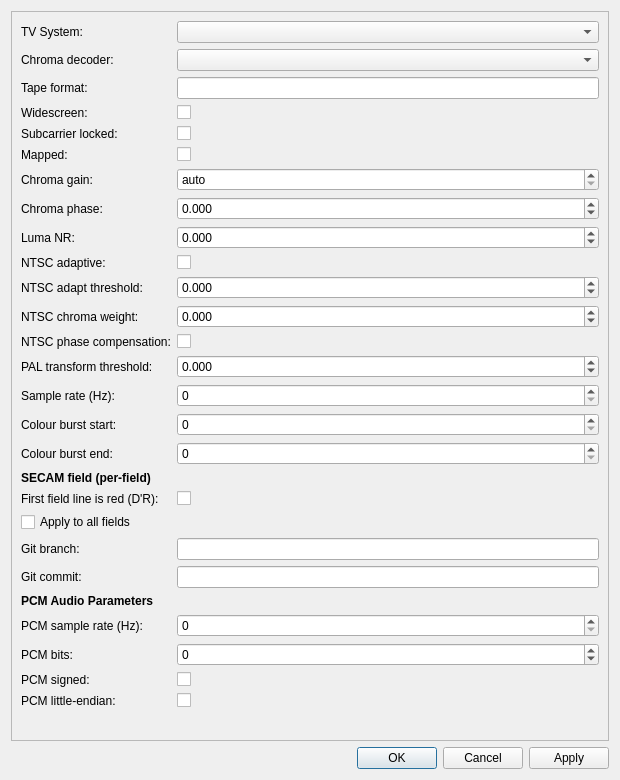
<?xml version="1.0" encoding="UTF-8"?>
<ui version="4.0">
 <class>MetadataEditorDialog</class>
 <widget class="QDialog" name="MetadataEditorDialog">
  <property name="geometry">
   <rect>
    <x>0</x>
    <y>0</y>
    <width>620</width>
    <height>780</height>
   </rect>
  </property>
  <property name="windowTitle">
   <string>Metadata Editor</string>
  </property>
  <layout class="QVBoxLayout" name="mainLayout">
   <item>
    <widget class="QScrollArea" name="scrollArea">
     <property name="widgetResizable">
      <bool>true</bool>
     </property>
     <widget class="QWidget" name="scrollContents">
      <layout class="QFormLayout" name="formLayout">
       <item row="0" column="0">
        <widget class="QLabel" name="systemLabel">
         <property name="text">
          <string>TV System:</string>
         </property>
        </widget>
       </item>
       <item row="0" column="1">
        <widget class="QComboBox" name="systemComboBox"/>
       </item>
       <item row="1" column="0">
        <widget class="QLabel" name="chromaDecoderLabel">
         <property name="text">
          <string>Chroma decoder:</string>
         </property>
        </widget>
       </item>
       <item row="1" column="1">
        <widget class="QComboBox" name="chromaDecoderComboBox"/>
       </item>
       <item row="2" column="0">
        <widget class="QLabel" name="tapeFormatLabel">
         <property name="text">
          <string>Tape format:</string>
         </property>
        </widget>
       </item>
       <item row="2" column="1">
        <widget class="QLineEdit" name="tapeFormatLineEdit"/>
       </item>
       <item row="3" column="0">
        <widget class="QLabel" name="widescreenLabel">
         <property name="text">
          <string>Widescreen:</string>
         </property>
        </widget>
       </item>
       <item row="3" column="1">
        <widget class="QCheckBox" name="widescreenCheckBox"/>
       </item>
       <item row="4" column="0">
        <widget class="QLabel" name="subcarrierLockedLabel">
         <property name="text">
          <string>Subcarrier locked:</string>
         </property>
        </widget>
       </item>
       <item row="4" column="1">
        <widget class="QCheckBox" name="subcarrierLockedCheckBox"/>
       </item>
       <item row="5" column="0">
        <widget class="QLabel" name="mappedLabel">
         <property name="text">
          <string>Mapped:</string>
         </property>
        </widget>
       </item>
       <item row="5" column="1">
        <widget class="QCheckBox" name="mappedCheckBox"/>
       </item>
       <item row="6" column="0">
        <widget class="QLabel" name="chromaGainLabel">
         <property name="text">
          <string>Chroma gain:</string>
         </property>
        </widget>
       </item>
       <item row="6" column="1">
        <widget class="QDoubleSpinBox" name="chromaGainSpinBox">
         <property name="decimals">
          <number>3</number>
         </property>
         <property name="minimum">
          <double>0.000</double>
         </property>
         <property name="maximum">
          <double>10.000</double>
         </property>
         <property name="singleStep">
          <double>0.100</double>
         </property>
         <property name="specialValueText">
          <string>auto</string>
         </property>
        </widget>
       </item>
       <item row="7" column="0">
        <widget class="QLabel" name="chromaPhaseLabel">
         <property name="text">
          <string>Chroma phase:</string>
         </property>
        </widget>
       </item>
       <item row="7" column="1">
        <widget class="QDoubleSpinBox" name="chromaPhaseSpinBox">
         <property name="decimals">
          <number>3</number>
         </property>
         <property name="minimum">
          <double>-1.000</double>
         </property>
         <property name="maximum">
          <double>360.000</double>
         </property>
         <property name="singleStep">
          <double>1.000</double>
         </property>
         <property name="specialValueText">
          <string>auto</string>
         </property>
        </widget>
       </item>
       <item row="8" column="0">
        <widget class="QLabel" name="lumaNrLabel">
         <property name="text">
          <string>Luma NR:</string>
         </property>
        </widget>
       </item>
       <item row="8" column="1">
        <widget class="QDoubleSpinBox" name="lumaNrSpinBox">
         <property name="decimals">
          <number>3</number>
         </property>
         <property name="minimum">
          <double>-1.000</double>
         </property>
         <property name="maximum">
          <double>10.000</double>
         </property>
         <property name="singleStep">
          <double>0.100</double>
         </property>
         <property name="specialValueText">
          <string>auto</string>
         </property>
        </widget>
       </item>
       <item row="9" column="0">
        <widget class="QLabel" name="ntscAdaptiveLabel">
         <property name="text">
          <string>NTSC adaptive:</string>
         </property>
        </widget>
       </item>
       <item row="9" column="1">
        <widget class="QCheckBox" name="ntscAdaptiveCheckBox"/>
       </item>
       <item row="10" column="0">
        <widget class="QLabel" name="ntscAdaptThresholdLabel">
         <property name="text">
          <string>NTSC adapt threshold:</string>
         </property>
        </widget>
       </item>
       <item row="10" column="1">
        <widget class="QDoubleSpinBox" name="ntscAdaptThresholdSpinBox">
         <property name="decimals">
          <number>3</number>
         </property>
         <property name="minimum">
          <double>-1.000</double>
         </property>
         <property name="maximum">
          <double>1.000</double>
         </property>
         <property name="singleStep">
          <double>0.010</double>
         </property>
         <property name="specialValueText">
          <string>auto</string>
         </property>
        </widget>
       </item>
       <item row="11" column="0">
        <widget class="QLabel" name="ntscChromaWeightLabel">
         <property name="text">
          <string>NTSC chroma weight:</string>
         </property>
        </widget>
       </item>
       <item row="11" column="1">
        <widget class="QDoubleSpinBox" name="ntscChromaWeightSpinBox">
         <property name="decimals">
          <number>3</number>
         </property>
         <property name="minimum">
          <double>-1.000</double>
         </property>
         <property name="maximum">
          <double>10.000</double>
         </property>
         <property name="singleStep">
          <double>0.100</double>
         </property>
         <property name="specialValueText">
          <string>auto</string>
         </property>
        </widget>
       </item>
       <item row="12" column="0">
        <widget class="QLabel" name="ntscPhaseCompensationLabel">
         <property name="text">
          <string>NTSC phase compensation:</string>
         </property>
        </widget>
       </item>
       <item row="12" column="1">
        <widget class="QCheckBox" name="ntscPhaseCompensationCheckBox"/>
       </item>
       <item row="13" column="0">
        <widget class="QLabel" name="palTransformThresholdLabel">
         <property name="text">
          <string>PAL transform threshold:</string>
         </property>
        </widget>
       </item>
       <item row="13" column="1">
        <widget class="QDoubleSpinBox" name="palTransformThresholdSpinBox">
         <property name="decimals">
          <number>3</number>
         </property>
         <property name="minimum">
          <double>-1.000</double>
         </property>
         <property name="maximum">
          <double>1.000</double>
         </property>
         <property name="singleStep">
          <double>0.010</double>
         </property>
         <property name="specialValueText">
          <string>auto</string>
         </property>
        </widget>
       </item>
       <item row="14" column="0">
        <widget class="QLabel" name="sampleRateLabel">
         <property name="text">
          <string>Sample rate (Hz):</string>
         </property>
        </widget>
       </item>
       <item row="14" column="1">
        <widget class="QDoubleSpinBox" name="sampleRateSpinBox">
         <property name="decimals">
          <number>0</number>
         </property>
         <property name="minimum">
          <double>0.000</double>
         </property>
         <property name="maximum">
          <double>99999999.000</double>
         </property>
        </widget>
       </item>
       <item row="15" column="0">
        <widget class="QLabel" name="colourBurstStartLabel">
         <property name="text">
          <string>Colour burst start:</string>
         </property>
        </widget>
       </item>
       <item row="15" column="1">
        <widget class="QSpinBox" name="colourBurstStartSpinBox"/>
       </item>
       <item row="16" column="0">
        <widget class="QLabel" name="colourBurstEndLabel">
         <property name="text">
          <string>Colour burst end:</string>
         </property>
        </widget>
       </item>
       <item row="16" column="1">
        <widget class="QSpinBox" name="colourBurstEndSpinBox"/>
       </item>
       <item row="17" column="0" colspan="2">
        <widget class="QLabel" name="secamFieldHeaderLabel">
         <property name="text">
          <string>&lt;b&gt;SECAM field (per-field)&lt;/b&gt;</string>
         </property>
        </widget>
       </item>
       <item row="18" column="0">
        <widget class="QLabel" name="secamFirstLineIsRedLabel">
         <property name="text">
          <string>First field line is red (D'R):</string>
         </property>
        </widget>
       </item>
       <item row="18" column="1">
        <widget class="QCheckBox" name="secamFirstLineIsRedCheckBox"/>
       </item>
       <item row="19" column="0" colspan="2">
        <widget class="QCheckBox" name="applySecamToAllFieldsCheckBox">
         <property name="text">
          <string>Apply to all fields</string>
         </property>
        </widget>
       </item>
       <item row="22" column="0">
        <widget class="QLabel" name="gitBranchLabel">
         <property name="text">
          <string>Git branch:</string>
         </property>
        </widget>
       </item>
       <item row="22" column="1">
        <widget class="QLineEdit" name="gitBranchLineEdit"/>
       </item>
       <item row="23" column="0">
        <widget class="QLabel" name="gitCommitLabel">
         <property name="text">
          <string>Git commit:</string>
         </property>
        </widget>
       </item>
       <item row="23" column="1">
        <widget class="QLineEdit" name="gitCommitLineEdit"/>
       </item>
       <item row="24" column="0" colspan="2">
        <widget class="QLabel" name="pcmAudioHeaderLabel">
         <property name="text">
          <string>&lt;b&gt;PCM Audio Parameters&lt;/b&gt;</string>
         </property>
        </widget>
       </item>
       <item row="25" column="0">
        <widget class="QLabel" name="pcmSampleRateLabel">
         <property name="text">
          <string>PCM sample rate (Hz):</string>
         </property>
        </widget>
       </item>
       <item row="25" column="1">
        <widget class="QDoubleSpinBox" name="pcmSampleRateSpinBox">
         <property name="decimals">
          <number>0</number>
         </property>
         <property name="minimum">
          <double>0.000</double>
         </property>
         <property name="maximum">
          <double>999999.000</double>
         </property>
        </widget>
       </item>
       <item row="26" column="0">
        <widget class="QLabel" name="pcmBitsLabel">
         <property name="text">
          <string>PCM bits:</string>
         </property>
        </widget>
       </item>
       <item row="26" column="1">
        <widget class="QSpinBox" name="pcmBitsSpinBox">
         <property name="minimum">
          <number>-1</number>
         </property>
         <property name="maximum">
          <number>32</number>
         </property>
        </widget>
       </item>
       <item row="27" column="0">
        <widget class="QLabel" name="pcmSignedLabel">
         <property name="text">
          <string>PCM signed:</string>
         </property>
        </widget>
       </item>
       <item row="27" column="1">
        <widget class="QCheckBox" name="pcmSignedCheckBox"/>
       </item>
       <item row="28" column="0">
        <widget class="QLabel" name="pcmLittleEndianLabel">
         <property name="text">
          <string>PCM little-endian:</string>
         </property>
        </widget>
       </item>
       <item row="28" column="1">
        <widget class="QCheckBox" name="pcmLittleEndianCheckBox"/>
       </item>
      </layout>
     </widget>
    </widget>
   </item>
   <item>
    <widget class="QDialogButtonBox" name="buttonBox">
     <property name="standardButtons">
      <set>QDialogButtonBox::Apply|QDialogButtonBox::Cancel|QDialogButtonBox::Ok</set>
     </property>
    </widget>
   </item>
  </layout>
 </widget>
 <resources/>
 <connections/>
</ui>
